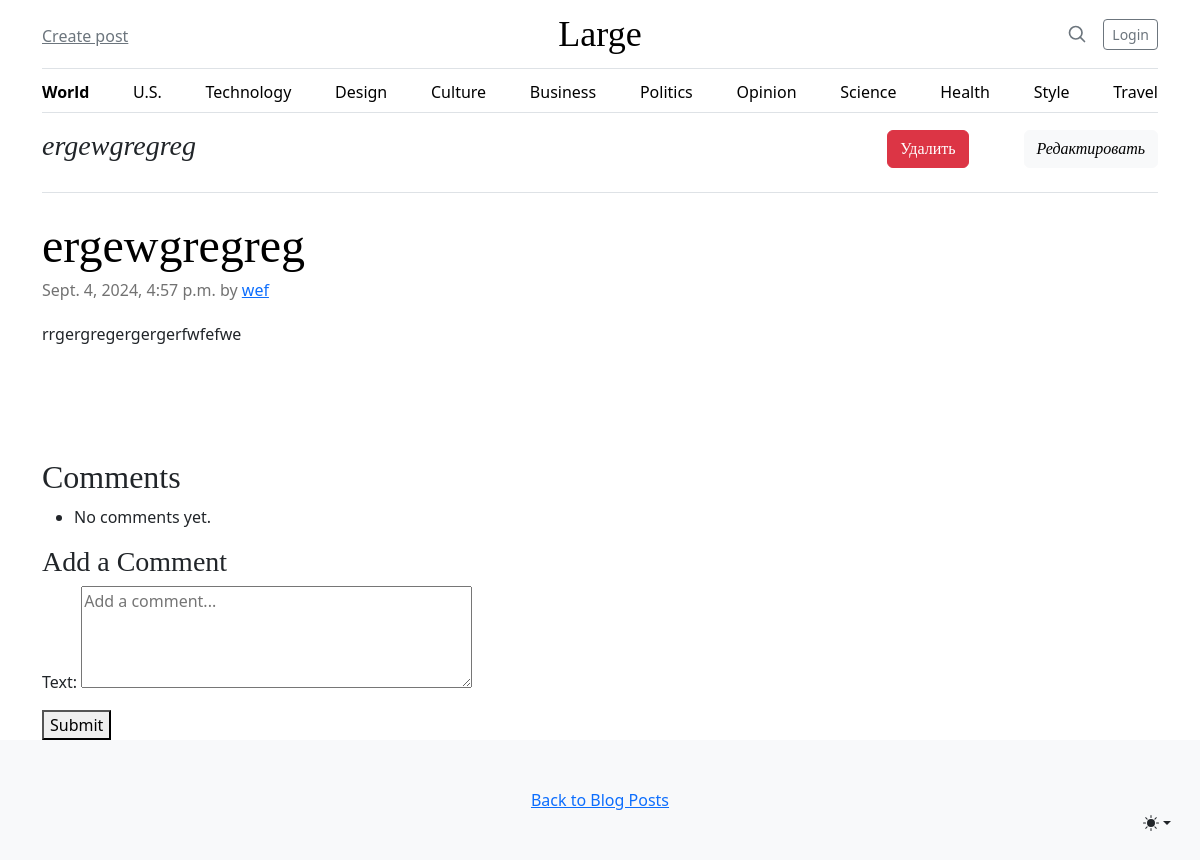
Page /blog/6/ on the earlier database version.
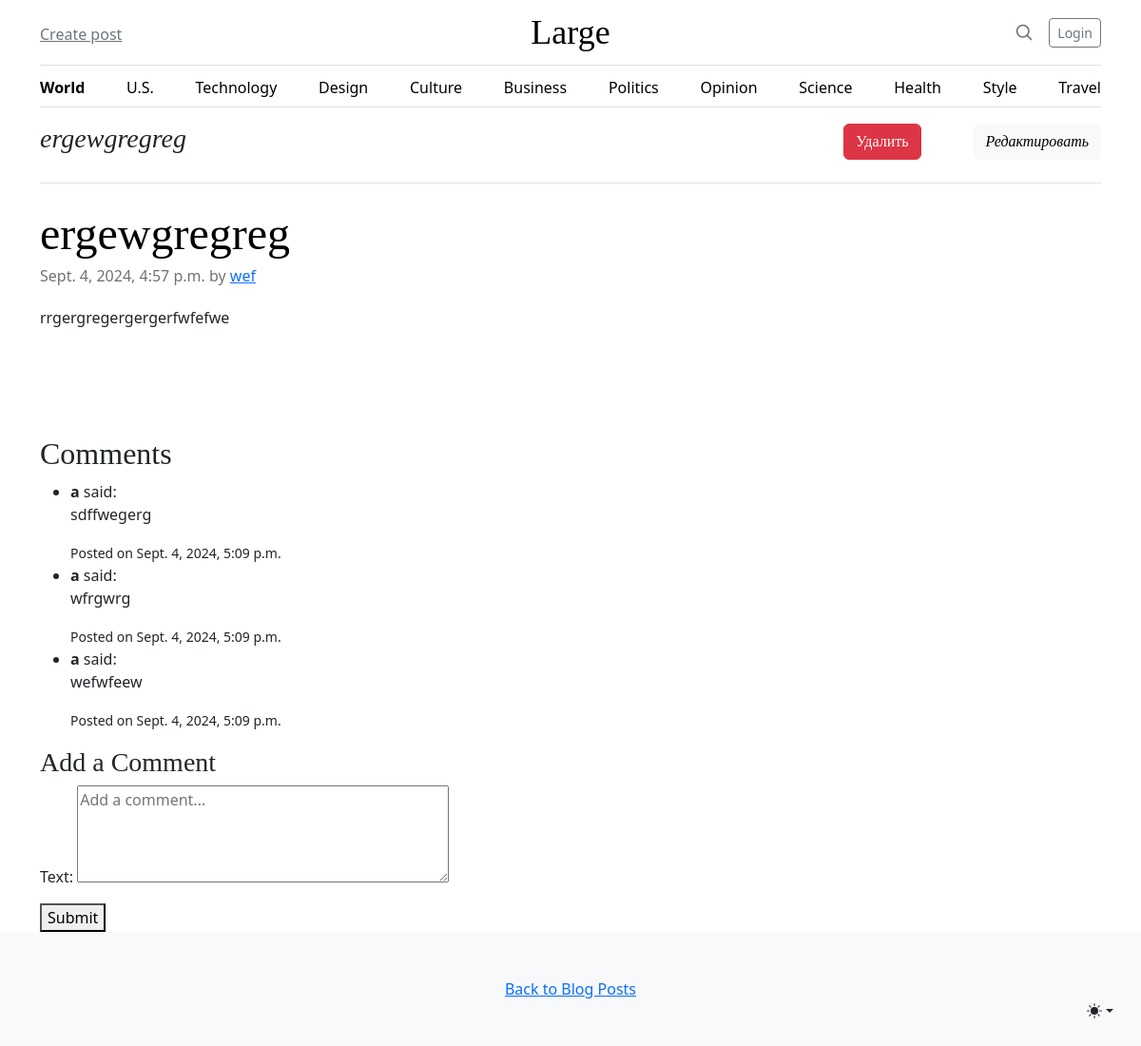
Same page on the later database version.
### blog/models.py (models this page shows, shortened)
class Comment(models.Model):
    post = models.ForeignKey(Post, related_name='comments', on_delete=models.CASCADE)
    author = models.ForeignKey(User, on_delete=models.CASCADE)
    text = models.TextField()
    created_at = models.DateTimeField(auto_now_add=True)

### blog/views.py (the view)
# urls.py: path('<int:pk>/', views.post_detail, name='post_detail'),
def post_detail(request, pk):
    post = get_object_or_404(Post, pk=pk)
    comments = post.comments.all()
    form = CommentForm()
    return render(request, 'blog/post_detail.html', {
        'post': post,
        'comments': comments,
        'form': form,
        })

### blog/forms.py
class CommentForm(forms.ModelForm):
    class Meta:
        model = Comment
        fields = ['text']
        widgets = {
            'text': forms.Textarea(attrs={'rows': 4, 'placeholder': 'Add a comment...'})
        }

### blog/templates/blog/post_detail.html (shortened to what the changed rows need)
<!DOCTYPE html>
<html lang="en">
<head>
    <link rel="stylesheet" href="https://cdn.jsdelivr.net/npm/bootstrap@5.3.3/dist/css/bootstrap.min.css">
</head>
<body>
    <main class="container">
        <div class="row g-5">
            <div class="col-md-12">
            <article class="blog-post">
                <h2 class="display-5 link-body-emphasis mb-1">{{ post.title }}</h2>
            </article>
        </div>
        <div>
            <h2>Comments</h2>
            <ul>
                {% for comment in comments %}
                    <li>
                        <strong>{{ comment.author }}</strong> said:
                        <p>{{ comment.text }}</p>
                        <small>Posted on {{ comment.created_at }}</small>
                    </li>
                {% empty %}
                    <li>No comments yet.</li>
                {% endfor %}
            </ul>
        </div>
  </main>
</body>
</html>

Differences in the rows shown:
added Comment: author "a", text "sdffwegerg", created_at "Sept. 4, 2024, 5:09 p.m."
added Comment: author "a", text "wfrgwrg", created_at "Sept. 4, 2024, 5:09 p.m."
added Comment: author "a", text "wefwfeew", created_at "Sept. 4, 2024, 5:09 p.m."
Other differences:
text no longer shown: "No comments yet."
